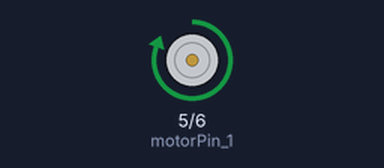
The sketch below on a simulated Arduino Uno, built with avr-gcc and run on an emulated ATmega328P. Parts: motor-driver pin pairs drawn as motors (green arrow = first pin HIGH = forward, orange = second pin HIGH = backward, longer = more drive).

Above: at 1.5 s.
At 4.5 s:
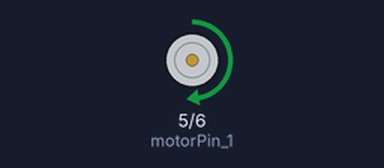
At 8.5 s:
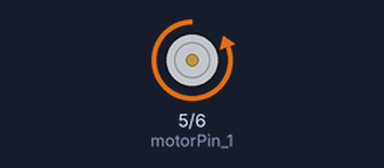
At 11.5 s:
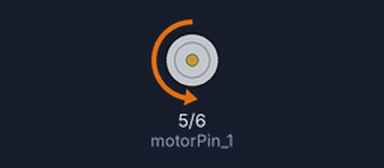
Timing chart, 0 to 18.2 s (numbered marks = the images above):
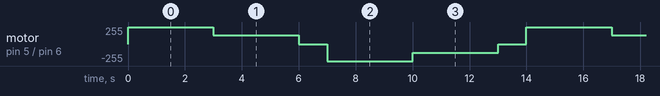

Measured:
- by itself, motor on pin 5 (motorPin_1) / pin 6 (motorPin_2): repeats every 14.0 s: forward 128/255 3.0 s, stopped 1.0 s, backward 255/255 3.0 s, backward 128/255 3.0 s, stopped 1.0 s, forward 255/255 3.0 s

The sketch:

fan_template.ino
```cpp
int motorPin_1 = 5; // DRV8833 IN1
int motorPin_2 = 6; // DRV8833 IN2

void setup()
{
    // put your setup code here, to run once:
    pinMode(motorPin_1, OUTPUT);
    pinMode(motorPin_2, OUTPUT);
}

void loop()
{
    // put your main code here, to run repeatedly:
    // Forward at full speed
    analogWrite(motorPin_1, 255);
    analogWrite(motorPin_2, 0);
    delay(3000);

    //Forward at half speed
    analogWrite(motorPin_1, 128);
    analogWrite(motorPin_2, 0);
    delay(3000);

    // Stop
    analogWrite(motorPin_1, 0);
    analogWrite(motorPin_2, 0);
    delay(1000);

    // Reverse at full speed
    analogWrite(motorPin_1, 0);
    analogWrite(motorPin_2, 255);
    delay(3000);

    // Reverse at half speed
    analogWrite(motorPin_1, 0);
    analogWrite(motorPin_2, 128);
    delay(3000);

    // Stop
    analogWrite(motorPin_1, 0);
    analogWrite(motorPin_2, 0);
    delay(1000);
}
```
